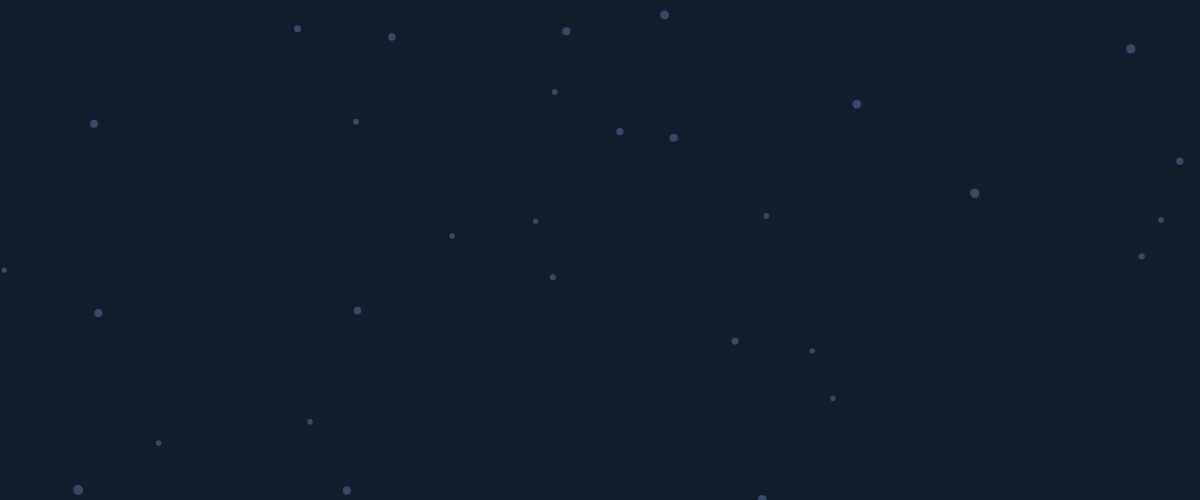
Frame 1 (no input)
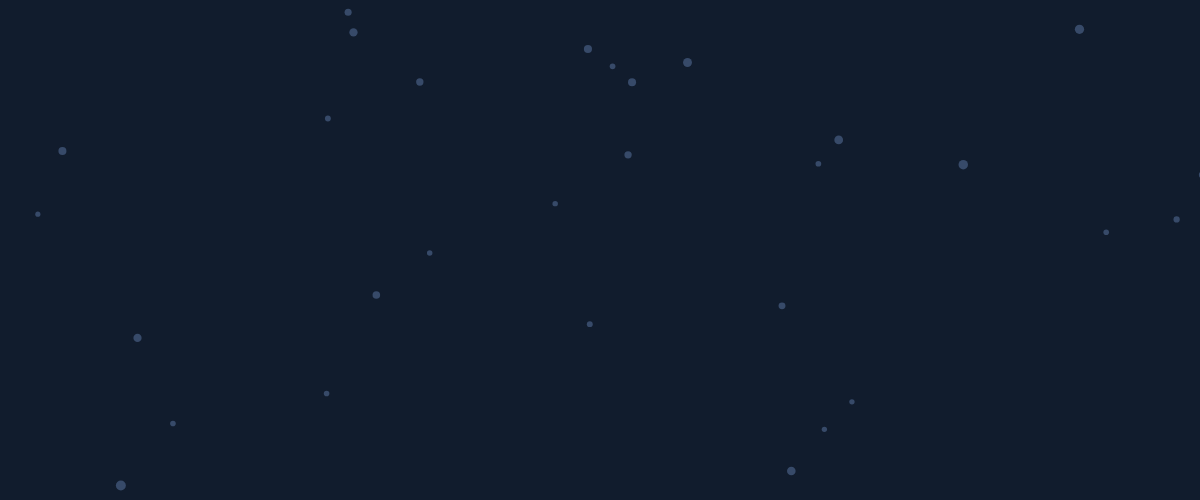
Frame 60 (no input)
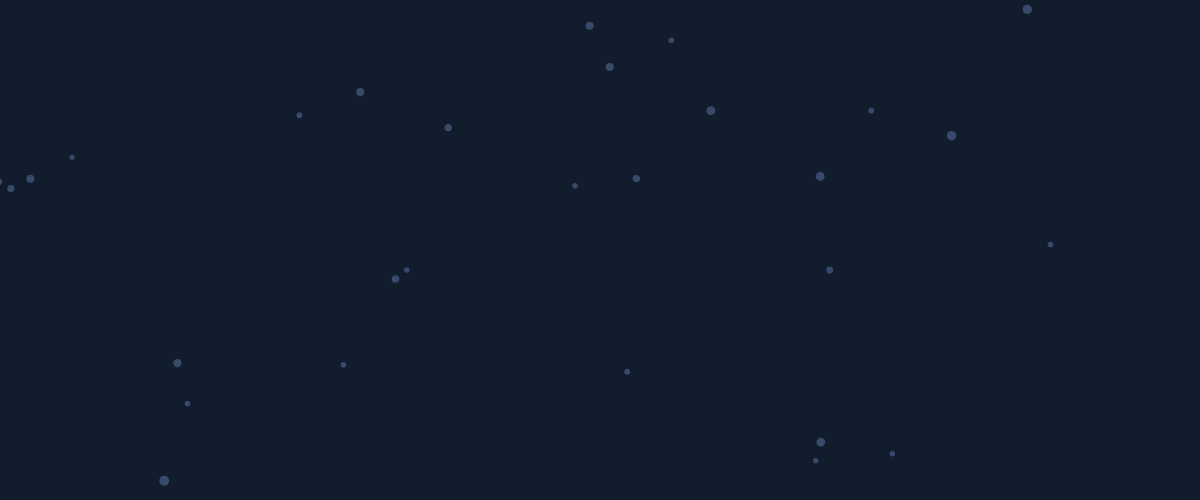
Frame 120 (the mouse pressed at the canvas centre since frame 60)

The p5.js sketch that drew these frames (run headless with seeded random() and noise() and a simulated clock; from frame 60 on, the mouse is pressed at the canvas centre):

// p5.js sketch
// ── sketch.js
var movers = [];

function setup() {
  createCanvas(windowWidth,500);
  noStroke();
  for (var i = 0; i < 30; i++) {
    movers[i] = new Mover(random(width),random(height));
  }
}

function draw() {
  background(17,28,45);
  for (var i = 0; i < movers.length; i++) {
    movers[i].update();
    movers[i].show();
  }
}

// ── mover.js
function Mover(x,y) {
  this.size = random(5,10);
  this.pos = createVector(x,y);
  this.vel = createVector(random(-1,1),random(-1,1)); //arah gerak random

  this.update = function() {
    //Teleport effect
    if (this.pos.x < -this.size){
      this.pos.x = width;
    }
    if(this.pos.x > width+this.size) {
      this.pos.x = -this.size;
    }
    if (this.pos.y < -this.size){
      this.pos.y = height;
    }
    if(this.pos.y > height+this.size) {
      this.pos.y = -this.size;
    }

    // comment teleport effect then uncomment this for bounce effect
    // if (this.pos.x > width-this.size || this.pos.x < this.size) {
    //     this.vel.x *= -1;
    // }
    // if (this.pos.y > height-this.size || this.pos.y < this.size) {
    //     this.vel.y *= -1;
    // }
    this.pos.add(this.vel);
  }

  this.show = function() {
    fill(126,160,214,90);
    ellipse(this.pos.x,this.pos.y,this.size,this.size);
  }
}
